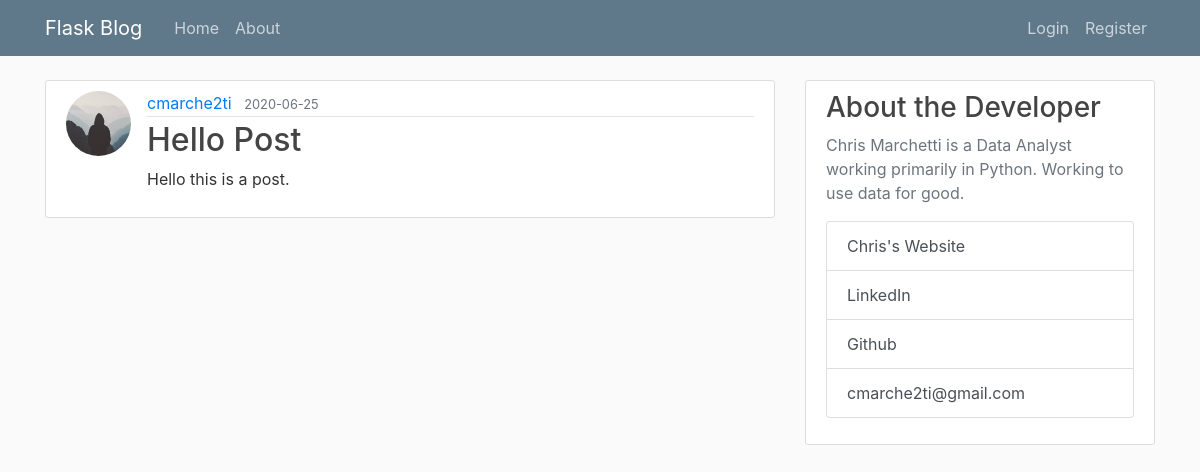
The page /post/2 on the database as committed earlier.
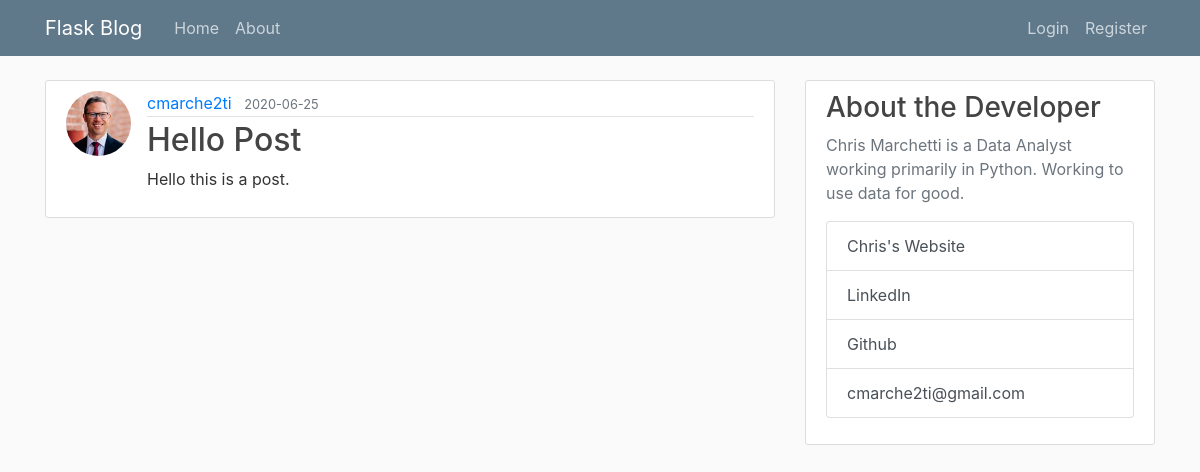
The same page on the database as committed later.
### flaskblog/models.py (models this page shows, shortened)
class User(db.Model, UserMixin):
    id = db.Column(db.Integer, primary_key=True)
    username = db.Column(db.String(20), unique=True, nullable=False)
    email = db.Column(db.String(120), unique=True, nullable=False)
    image_file = db.Column(db.String(20), nullable=False, default="default.jpg")
    password = db.Column(db.String(60), nullable=False)
    posts = db.relationship("Post", backref="author", lazy=True)

class Post(db.Model):
    id = db.Column(db.Integer, primary_key=True)
    title = db.Column(db.String(100), nullable=False)
    date_posted = db.Column(db.DateTime, nullable=False, default=datetime.utcnow)
    content = db.Column(db.Text, nullable=False)
    user_id = db.Column(db.Integer, db.ForeignKey("user.id"), nullable=False)

### flaskblog/posts/routes.py (the view)
@posts.route("/post/<int:post_id>")
def post(post_id):
    post = Post.query.get_or_404(post_id)
    return render_template("post.html", title=post.title, post=post)

### flaskblog/templates/post.html (shortened to what this page needs)
{% extends "layout.html" %}
{% block content %}
<article class="media content-section">
    <img class="rounded-circle article-img"
        src="{{ url_for('static', filename='profile_pics/'+post.author.image_file) }}" alt="">
    <div class="media-body">
        <div class="article-metadata">
            <a class="mr-2"
                href="{{ url_for('users.user_posts', username=post.author.username) }}">{{ post.author.username }}</a>
            <small class="text-muted">{{ post.date_posted.strftime('%Y-%m-%d') }}</small>
        </div>
        <h2 class="article-title">{{ post.title }}</h2>
        <p class="article-content">{{ post.content }}</p>
    </div>
</article>
{% endblock content %}

### flaskblog/templates/layout.html (shortened to what this page needs)
<!doctype html>
<html lang="en">
<head>
    <link rel="stylesheet" href="https://stackpath.bootstrapcdn.com/bootstrap/4.3.1/css/bootstrap.min.css"
>
    <link rel="stylesheet" type="text/css" href="{{ url_for('static', filename='main.css')}}">
</head>
<body>
    <header class="site-header">
        <nav class="navbar navbar-expand-md navbar-dark bg-steel fixed-top">
            <div class="container">
                <a class="navbar-brand mr-4" href="/">Flask Blog</a>
                <div class="collapse navbar-collapse" id="navbarToggle">
                    <div class="navbar-nav mr-auto">
                        <a class="nav-item nav-link" href="{{ url_for('main.home') }}">Home</a>
                        <a class="nav-item nav-link" href="{{ url_for('main.about') }}">About</a>
                    </div>
                    <div class="navbar-nav">
                        {% if current_user.is_authenticated %}
                        <a class="nav-item nav-link" href="{{ url_for('posts.new_post') }}">New Post</a>
                        <a class="nav-item nav-link" href="{{ url_for('users.account') }}">Account</a>
                        <a class="nav-item nav-link" href="{{ url_for('users.logout') }}">Logout</a>
                        {% else %}
                        <a class="nav-item nav-link" href="{{ url_for('users.login') }}">Login</a>
                        <a class="nav-item nav-link" href="{{ url_for('users.register') }}">Register</a>
                        {% endif %}
                    </div>
                </div>
            </div>
        </nav>
    </header>
    <main role="main" class="container">
        <div class="row">
            <div class="col-md-8">
                {% block content %}{% endblock %}
            </div>
            <div class="col-md-4">
                <div class="content-section">
                    <h3>About the Developer</h3>
                    <p class='text-muted'>Chris Marchetti is a Data Analyst working primarily in Python. Working to use
                        data for good.
                    <div class="list-group">
                        <a href="https://cmarche2ti.github.io" class="list-group-item list-group-item-action"
                            rel="noopener noreferrer" target="_blank">
                            Chris's Website
                        </a>
                        <a href="https://www.linkedin.com/in.chrismarcheti"
                            class="list-group-item list-group-item-action" rel="noopener noreferrer"
                            target="_blank">LinkedIn</a>
                        <a href="https://www.github.com/cmarche2t" class="list-group-item list-group-item-action"
                            rel="noopener noreferrer" target="_blank">Github</a>
                        <a href='mailt&#111;&#58;c%6D&#97;rch&#101;2%7&#52;&#105;&#64;gm&#37;61i&#37;6C&#46;c&#111;m'
                            class="list-group-item list-group-item-action" rel="noopener noreferrer"
                            target="_blank">cmar&#99;h&#101;&#50;ti&#64;g&#109;ail&#46;com</a>
                    </div>
                    </p>
                </div>
            </div>
        </div>
    </main>
</body>
</html>

### flaskblog/static/main.css (style rules this page uses)
body { background: #fafafa; color: #333333; margin-top: 5rem; }
h1, h2, h3, h4, h5, h6 { color: #444444; }
.bg-steel { background-color: #5f788a; }
.site-header .navbar-nav .nav-link { color: #cbd5db; }
.content-section { background: #ffffff; padding: 10px 20px; border: 1px solid #dddddd; border-radius: 3px; margin-bottom: 20px; }
.article-title { color: #444444; }
.article-content { white-space: pre-line; }
.article-img { height: 65px; width: 65px; margin-right: 16px; }
.article-metadata { padding-bottom: 1px; margin-bottom: 4px; border-bottom: 1px solid #e3e3e3 }

Rows that differ between the two databases and show on the page:
changed User "cmarche2ti": image_file: picture added in place of a placeholder
